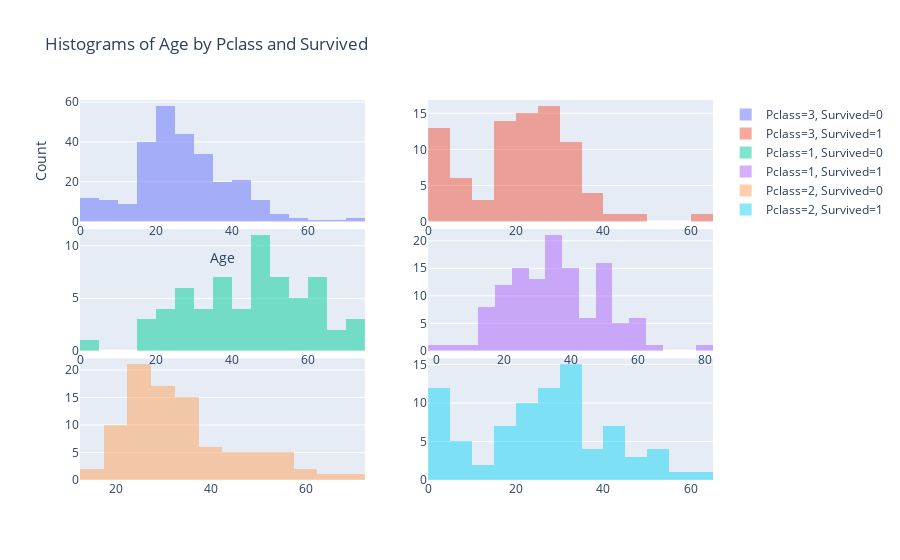

Here is the notebook cell this chart was saved with:
### Code cell
import plotly.graph_objects as go
from plotly.subplots import make_subplots

fig = make_subplots(rows=3, cols=2, vertical_spacing=0.02,
                    specs=[[{"type": "histogram2dcontour"}]*2]*3
                    )

for i, pclass in enumerate(df_train['Pclass'].unique()):
    for j, survived in enumerate(df_train['Survived'].unique()):
        df_subset = df_train[(df_train['Pclass'] == pclass) & (df_train['Survived'] == survived)]
        fig.add_trace(go.Histogram(x=df_subset['Age'], name=f'Pclass={pclass}, Survived={survived}', opacity=0.5, nbinsx=20, ), row=i+1, col=j+1)

fig.update_layout(title='Histograms of Age by Pclass and Survived',
                  xaxis_title='Age',
                  yaxis_title='Count')

fig.show()

### Figure 1 — Plotly figure (JSON) as saved in the notebook; plotly's stock layout.template omitted (floating-point values rounded to 4 significant figures; data arrays with more than 128 entries replaced by an {"elided": "..."} marker saying what was removed)
{"data": [{"name": "Pclass=3, Survived=0", "nbinsx": 20, "opacity": 0.5, "type": "histogram", "x": {"elided": "372 float values"}, "xaxis": "x", "yaxis": "y"}, {"name": "Pclass=3, Survived=1", "nbinsx": 20, "opacity": 0.5, "type": "histogram", "x": [26, 27, 4, null, 15, 38, null, null, null, 14, 19, null, null, 17, 32, 30, 29, null, 33, 21, null, null, 12, 24, null, 22, 24, 27, 16, 9, 1, 4, null, 19, null, 18, 26, 16, 27, 16, 5, null, 29, 3, 25, 25, null, 35, 19, 30, 22, null, null, 26, 31, null, 45, null, 3, null, null, null, null, 22, 1, 21, 24, 39, 44, 32, null, null, 5, 29, 0.75, 2, 63, 9, 26, 29, null, 22, 22, 36, 32, null, 32, null, 20, null, 0.75, 23, null, 20, 18, 4, null, null, null, null, 31, 6, 20, 5, 13, 18, 1, 31, 0.42, 27, 27, 27, null, 15, 32, 18, 24, 4, 15], "xaxis": "x2", "yaxis": "y2"}, {"name": "Pclass=1, Survived=0", "nbinsx": 20, "opacity": 0.5, "type": "histogram", "x": [54, 19, 40, 28, 42, 65, 45, null, 28, 46, 71, 21, 47, 24, 54, 37, 24, 51, null, 61, 56, 50, null, 44, 62, 52, 40, null, 37, null, null, 2, 45.5, 38, 29, 45, null, 22, 27, 50, 64, 30, 65, 47, 56, null, 58, 55, 71, 25, 18, 47, null, 45, 50, 64, 62, null, 36, null, 61, null, 58, 47, 31, 60, 49, null, 36, 70, 19, null, 29, 46, null, 39, null, 38, 31, 33], "xaxis": "x3", "yaxis": "y3"}, {"name": "Pclass=1, Survived=1", "nbinsx": 20, "opacity": 0.5, "type": "histogram", "x": {"elided": "136 float values"}, "xaxis": "x4", "yaxis": "y4"}, {"name": "Pclass=2, Survived=0", "nbinsx": 20, "opacity": 0.5, "type": "histogram", "x": [35, 66, 27, 32, 21, 34, 29, 21, 32.5, 25, 23, 18, 19, 36.5, 42, 51, 30, null, 19, 24, 30, 42, 30, 27, 18, 59, 24, 44, 19, 33, 29, 54, 36, null, 36, 30, 26, 43, 54, 28, 25, 36, 38, 29, 18, 46, 23, 34, null, 30, 31, 36, 48, null, 34, null, 23, 27, 28, 54, 47, 37, 26, 57, 31, 24, 23, 32, 25, 70, null, 60, 25, 52, 39, 52, 34, 50, 25, null, 23, 23, 18, 57, 16, 39, 34, 39, 35, 31, 16, 28, 44, 21, 24, 28, 27], "xaxis": "x5", "yaxis": "y5"}, {"name": "Pclass=2, Survived=1", "nbinsx": 20, "opacity": 0.5, "type": "histogram", "x": [14, 55, null, 34, 3, 29, 21, 5, 29, 0.83, 17, 34, 32.5, 29, 40, 1, 32, 3, 35, 19, 8, 24, 50, 41, 42, null, 24, 30, 22, 36, 2, 24, 40, 36, 17, 28, 3, 34, 18, 28, 19, 42, 24, 45, 28, 13, 50, 33, 23, 33, 34, 36, 50, 2, 7, 32, 19, null, 8, 62, 34, 25, null, 24, 22, 24, 4, 28, 18, 40, 31, 45, 27, 6, 30, 30, 4, 48, 0.67, 54, 31, 1, 0.83, 42, 27, 28, 25], "xaxis": "x6", "yaxis": "y6"}], "layout": {"title": {"text": "Histograms of Age by Pclass and Survived"}, "xaxis": {"anchor": "y", "domain": [0, 0.45], "title": {"text": "Age"}}, "xaxis2": {"anchor": "y2", "domain": [0.55, 1]}, "xaxis3": {"anchor": "y3", "domain": [0, 0.45]}, "xaxis4": {"anchor": "y4", "domain": [0.55, 1]}, "xaxis5": {"anchor": "y5", "domain": [0, 0.45]}, "xaxis6": {"anchor": "y6", "domain": [0.55, 1]}, "yaxis": {"anchor": "x", "domain": [0.68, 1], "title": {"text": "Count"}}, "yaxis2": {"anchor": "x2", "domain": [0.68, 1]}, "yaxis3": {"anchor": "x3", "domain": [0.34, 0.66]}, "yaxis4": {"anchor": "x4", "domain": [0.34, 0.66]}, "yaxis5": {"anchor": "x5", "domain": [0, 0.32]}, "yaxis6": {"anchor": "x6", "domain": [0, 0.32]}}}
